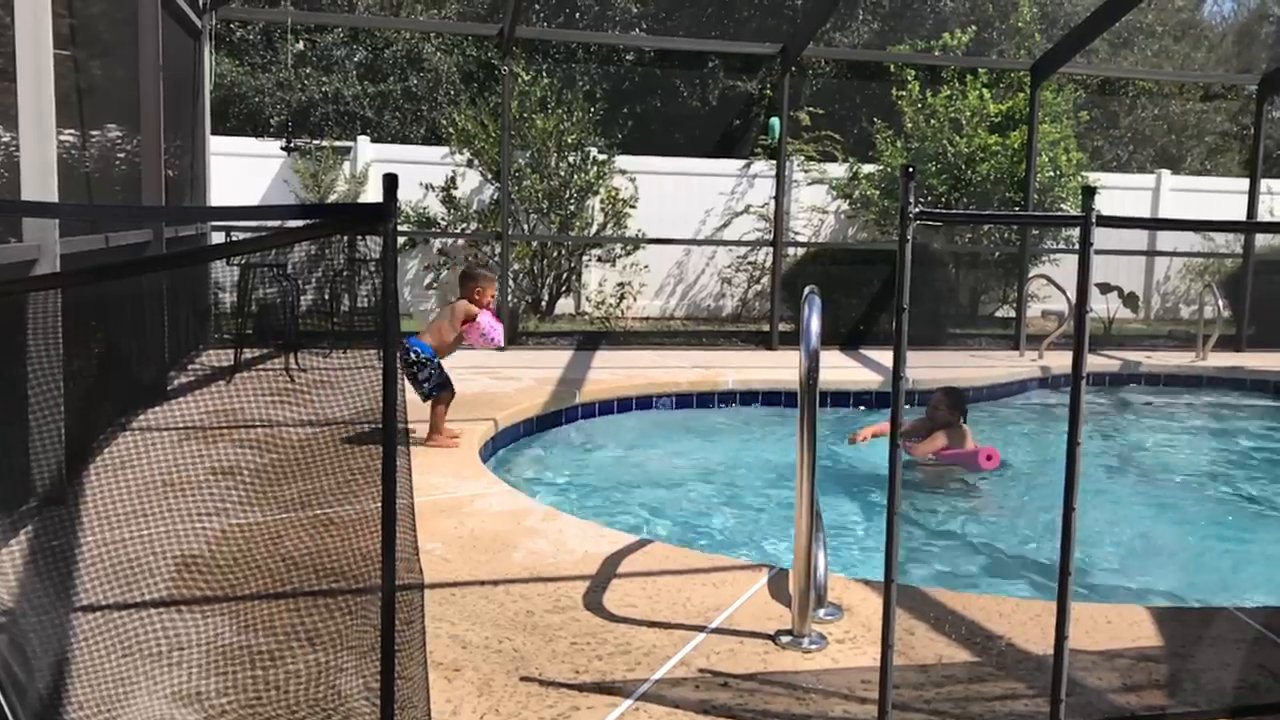
#> input picture frame 20 of baby_carlos.mov, 1280 x 720 px
$ python script1.py
#> lines starting #> are read from the running program, lines starting #| are printed output that depends on the picture; after the words box and inside, x2 and y2 are one past the last pixel; in counts of white or black regions, pixels touching at a corner belong together
import cv2
import numpy as np

MAX_NUM_CORNERS = 100
PX_PER_CM = 370
FPS = 30
DISTANCE_THRESH = 10
REFRESH_RATE = 30

def d2(p, q):
    p = np.array(p)
    q = np.array(q)
    return np.linalg.norm(p-q)

colors = np.random.randint(0, 255, (MAX_NUM_CORNERS, 3))
frame_counter = 0

video = cv2.VideoCapture('baby_carlos.mov')

_, old_frame = video.read()
#> old_frame is the input picture: shape (720, 1280, 3); mean B, G, R 101.4, 108, 109.4
frame_counter = frame_counter + 1
old_gray = cv2.cvtColor(old_frame, cv2.COLOR_BGR2GRAY)
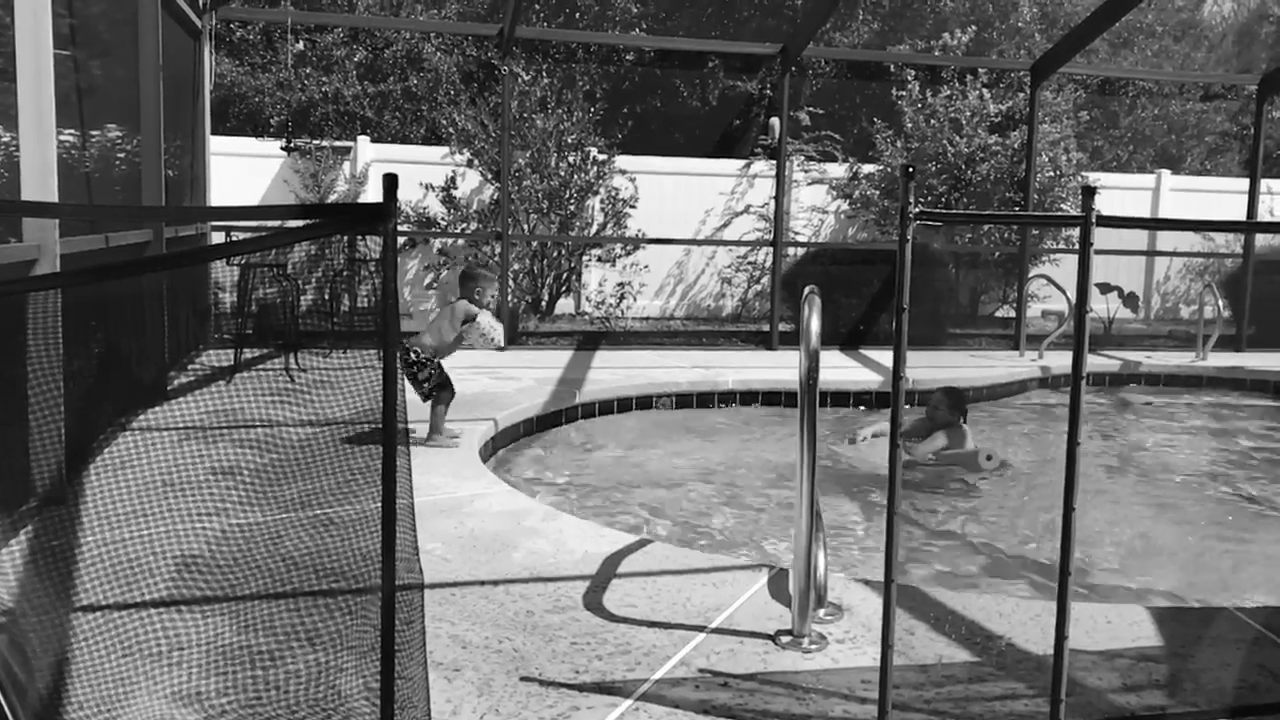
#> old_gray: shape (720, 1280); min 0, max 255, mean 107.7
prev_pts = cv2.goodFeaturesToTrack(image=old_gray, maxCorners=MAX_NUM_CORNERS, qualityLevel=0.3, minDistance=7, blockSize=7)
#> prev_pts = 100 rows, first 8: [911, 168], [282, 147], [380, 199], [1244, 218], [399, 227], [232, 237], [1247, 180], [400, 239]

'''
for pt in prev_pts:
    x, y = pt.ravel()
    cv2.circle(old_frame, (x,y), 5, (0,255,0), -1)

cv2.imshow('features', old_frame)
cv2.waitKey(0)
'''

mask = np.zeros_like(old_frame)
mask_text = np.zeros_like(old_frame)
while True:
    if frame_counter % REFRESH_RATE == 0:
        mask_text.fill(0)

    _, frame = video.read()
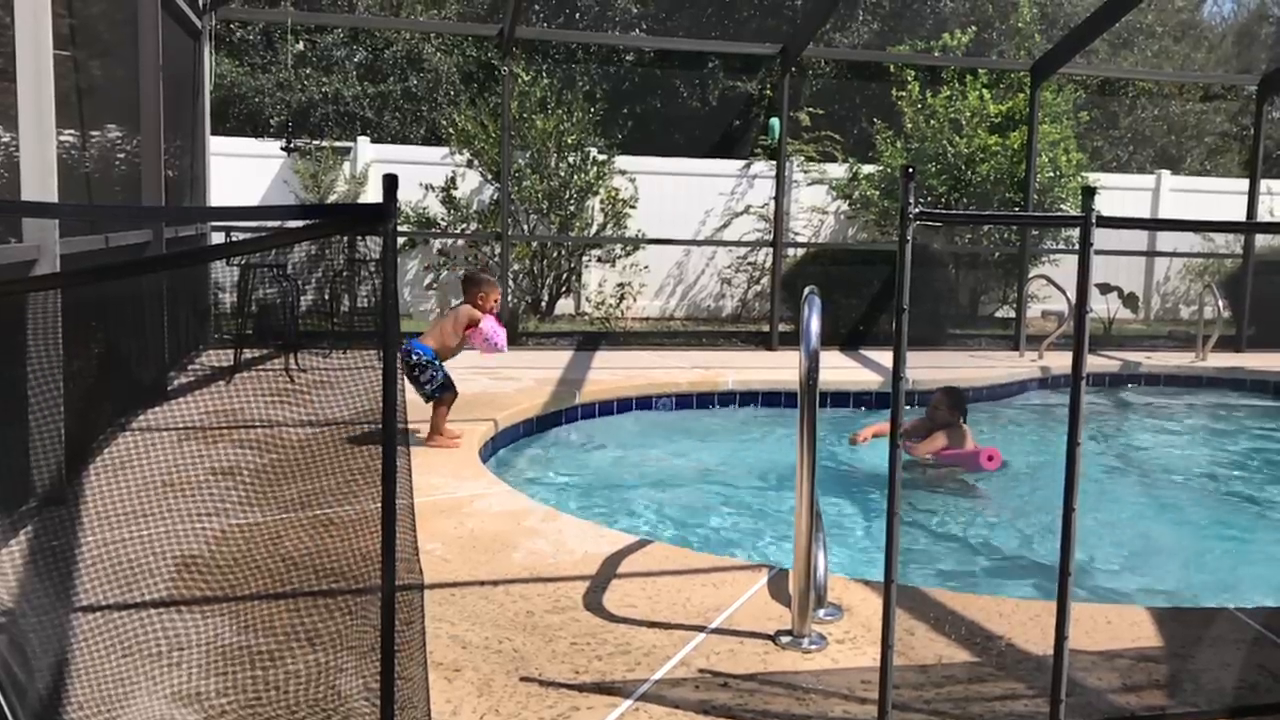
#> input picture frame 21 of baby_carlos.mov, 1280 x 720 px
#> frame is the input picture: shape (720, 1280, 3); mean B, G, R 101.8, 108.3, 109.7
    frame_counter = frame_counter + 1
    frame_gray = cv2.cvtColor(frame, cv2.COLOR_BGR2GRAY)
    nextPts, statuses, _ = cv2.calcOpticalFlowPyrLK(prevImg=old_gray, nextImg=frame_gray, prevPts=prev_pts,
            nextPts=None,
            winSize=(15,15),
            maxLevel=2,
            criteria=(cv2.TERM_CRITERIA_COUNT | cv2.TERM_CRITERIA_EPS, 10, 0.03))
#> nextPts = 100 rows, first 8: [910.9, 168.5], [282, 147.3], [379.9, 199.4], [1243.7, 218.6], [398.9, 227.4], [231.9, 237.3], [1246.7, 180.5], [399.8, 239.4]; statuses = 100 values from 1 to 1

    good_next_pts = nextPts[statuses==1]
#> good_next_pts = 100 pairs, first value 54.73 to 1261.8, second value 41.47 to 505.4
    good_old_pts = prev_pts[statuses==1]
#> good_old_pts = 100 pairs, first value 55 to 1262, second value 41 to 505

    old_gray = frame_gray.copy()
    prev_pts = good_next_pts.reshape(-1, 1, 2)
#> prev_pts has the same summary as nextPts

    for i, (next, old) in enumerate(zip(good_next_pts, good_old_pts)):
        x, y = next.ravel()
        r, s = old.ravel()

        # Drawing
        cv2.line(mask, (x,y), (r,s), colors[i].tolist(), 2)
        cv2.circle(frame, (x,y), 5, colors[i].tolist(), -1)

        # Speed
        distance = d2((x,y), (r,s))
        if distance > DISTANCE_THRESH:
            speed_str = (str(distance / PX_PER_CM * FPS) + 'cm/s')
            print(speed_str)
            cv2.putText(mask_text, speed_str, (x,y), cv2.FONT_HERSHEY_TRIPLEX, 0.5, colors[i].tolist())
#> this loop made 100 passes
#> (x, y, r, s, distance) on passes 1 to 12: (910.9, 168.5, 911, 168, 0.52), (282, 147.3, 282, 147, 0.27), (379.9, 199.4, 380, 199, 0.411), (1243.7, 218.6, 1244, 218, 0.648), (398.9, 227.4, 399, 227, 0.418), (231.9, 237.3, 232, 237, 0.35), (1246.7, 180.5, 1247, 180, 0.542), (399.8, 239.4, 400, 239, 0.416), (774, 163.5, 774, 163, 0.495), (570.9, 159.4, 571, 159, 0.414), (359, 138.6, 359, 138, 0.57), (289, 143.3, 289, 143, 0.314)
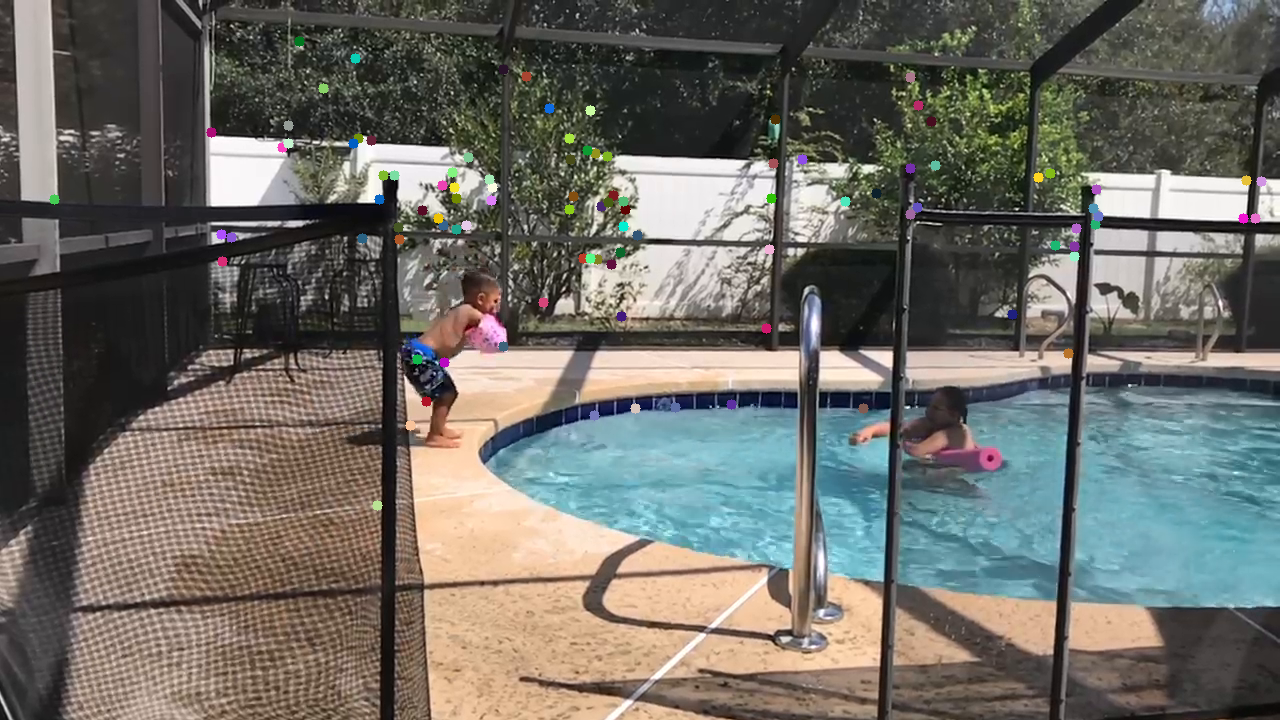
#> frame: shape (720, 1280, 3); 0.87% of pixels changed, all inside (x1, y1, x2, y2) = (49, 36, 1267, 511)
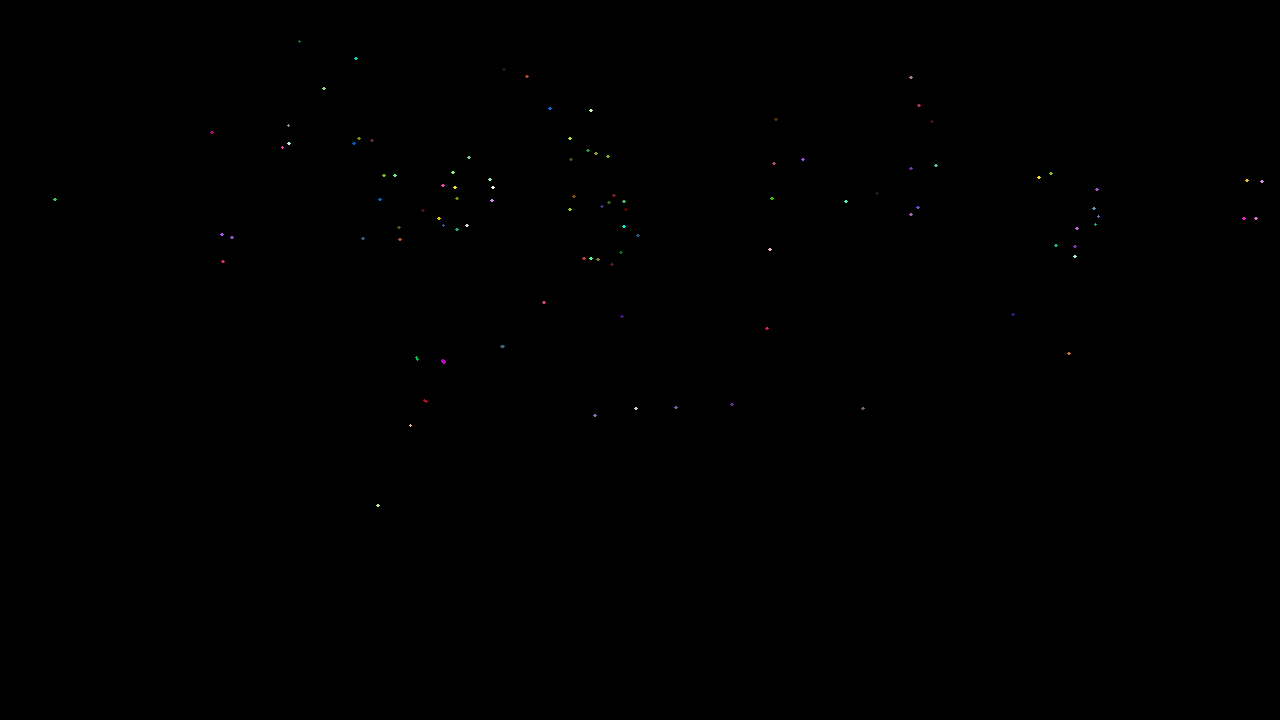
#> mask: shape (720, 1280, 3); mean B, G, R 0.1, 0.1, 0.1
#> mask_text: shape (720, 1280, 3); every value is 0

    frame_final = cv2.add(frame, mask)
    frame_final = cv2.add(frame_final, mask_text)
    cv2.imshow('frame', frame_final)
    if cv2.waitKey(1) & 0xFF == ord('q'): break
#> (key q is pressed here)

cv2.destroyAllWindows()
video.release()

$ run again, starting later in the video
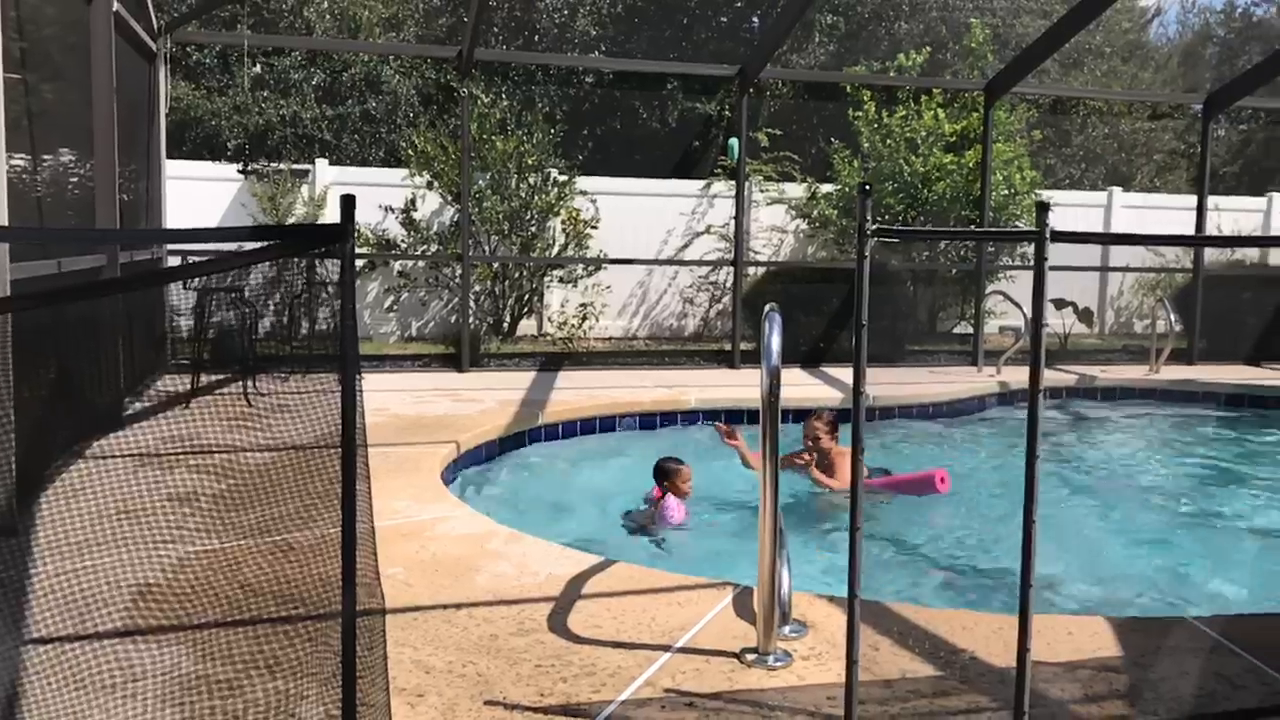
#> input picture frame 160 of baby_carlos.mov, 1280 x 720 px
#> old_frame is the input picture: shape (720, 1280, 3); mean B, G, R 100, 107, 108.7
#> `prev_pts = cv2.goodFeaturesToTrack(image=old_gray, maxCorners=MAX_NUM_..`: prev_pts = 100 rows, first 8: [867, 187], [239, 169], [357, 250], [317, 160], [337, 220], [357, 261], [1192, 232], [330, 163]
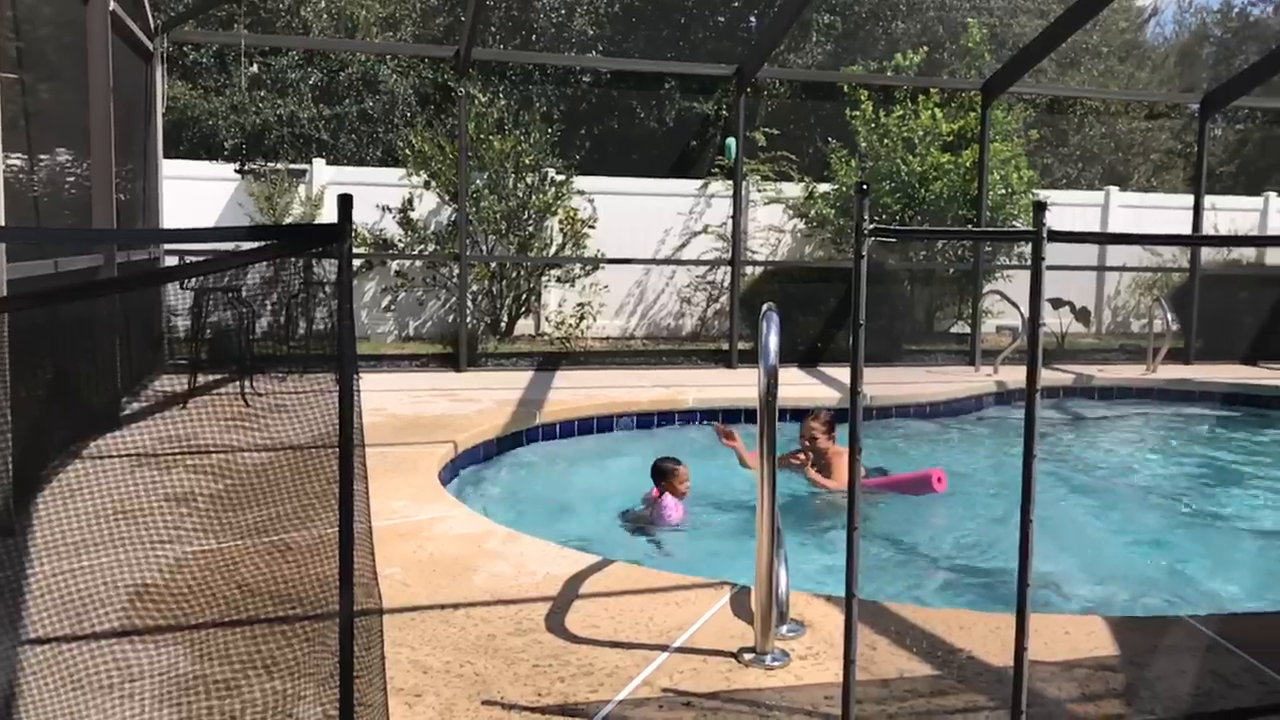
#> input picture frame 161 of baby_carlos.mov, 1280 x 720 px
#> frame is the input picture: shape (720, 1280, 3); mean B, G, R 100.5, 107.3, 109.1
#> nextPts = 100 rows, first 8: [864.4, 186.5], [235.9, 168.6], [354.5, 250], [314.3, 159.7], [334.3, 219.9], [354.3, 260.7], [1188.9, 231.5], [327.2, 162.8]; statuses = 100 values from 1 to 1
#> good_next_pts = 100 pairs, first value 1.51 to 1190.7, second value 0.509 to 494.4
#> good_old_pts = 100 pairs, first value 5 to 1194, second value 1 to 495
#> `prev_pts = good_next_pts.reshape(-1, 1, 2)`: prev_pts has the same summary as nextPts
#> the loop `for i, (next, old) in enumerate(zip(good_next_pts, good_old_pts)):` made 100 passes
#> (x, y, r, s, distance) on passes 1 to 8: (864.4, 186.5, 867, 187, 2.69), (235.9, 168.6, 239, 169, 3.1), (354.5, 250, 357, 250, 2.49), (314.3, 159.7, 317, 160, 2.76), (334.3, 219.9, 337, 220, 2.72), (354.3, 260.7, 357, 261, 2.71), (1188.9, 231.5, 1192, 232, 3.18), (327.2, 162.8, 330, 163, 2.83)
#> after the loop `for i, (next, old) in enumerate(zip(good_next_pts, good_old_pts)):`:
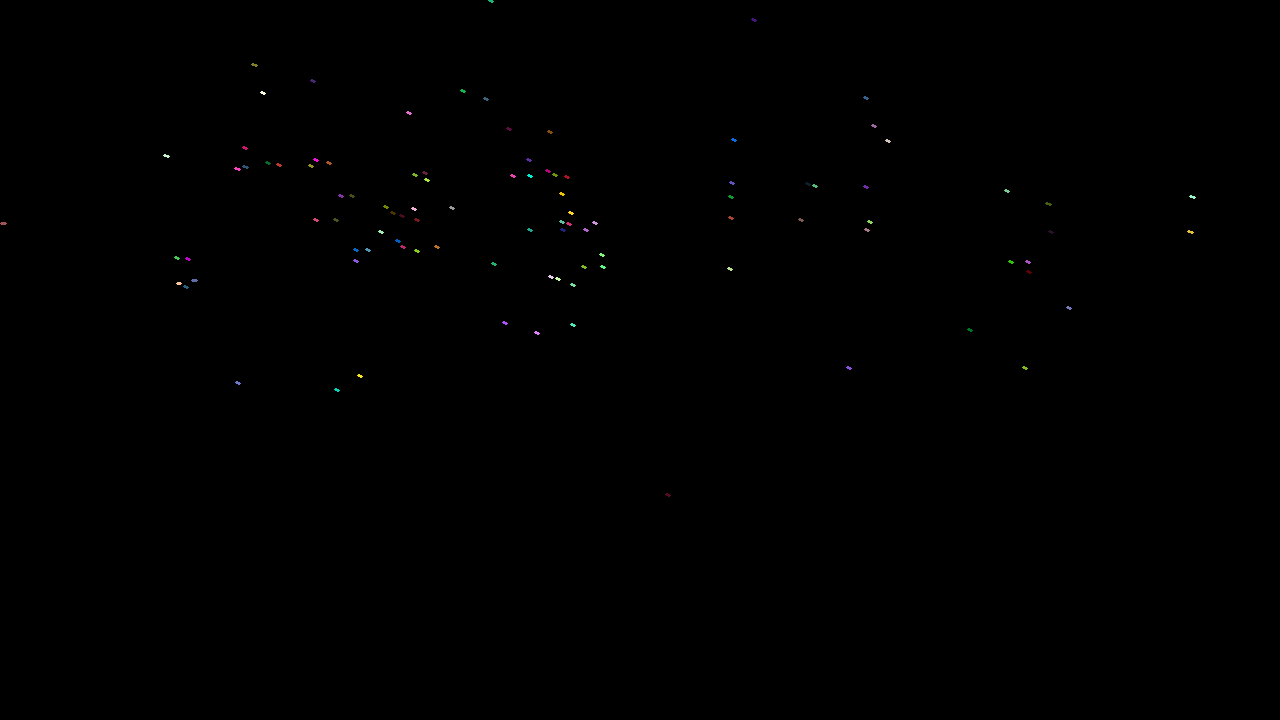
#> mask: shape (720, 1280, 3); mean B, G, R 0.2, 0.2, 0.2
